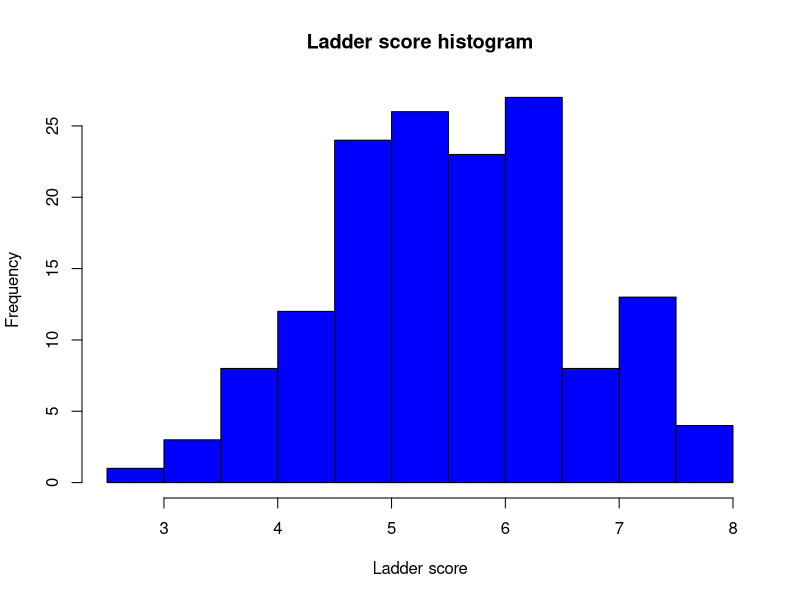
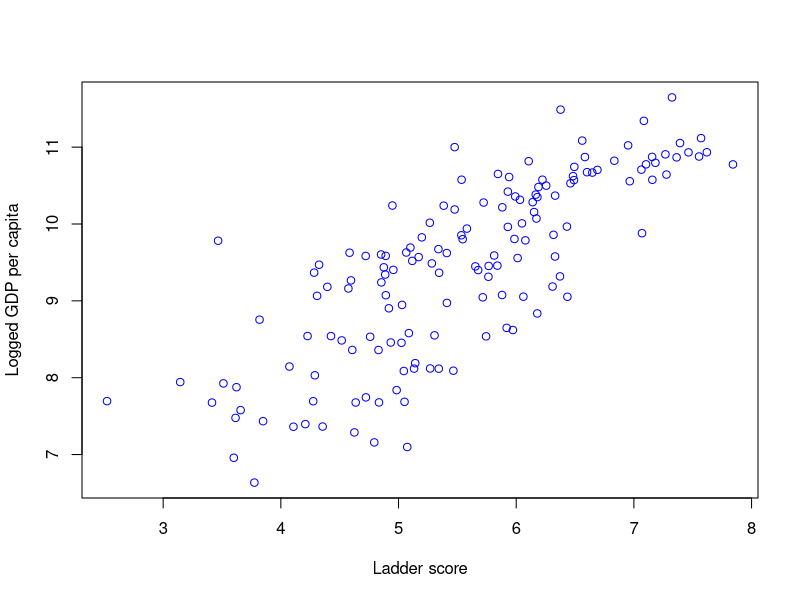
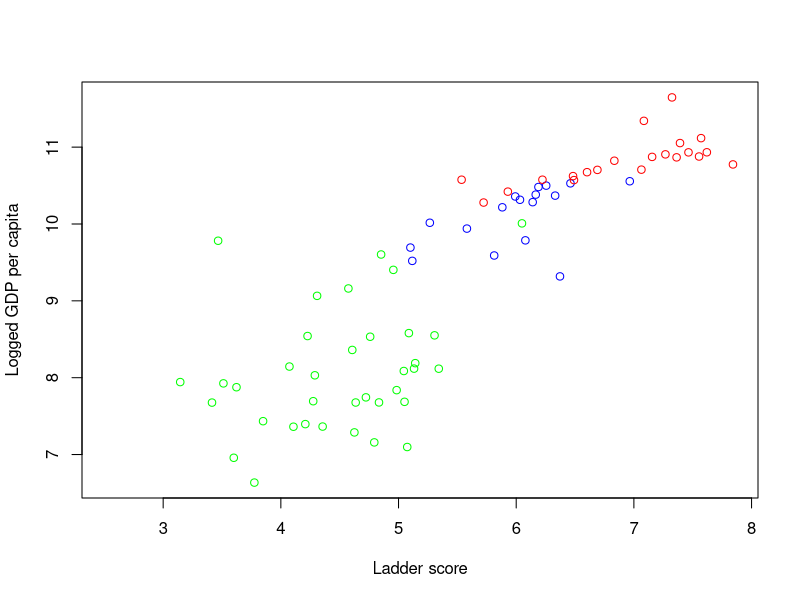
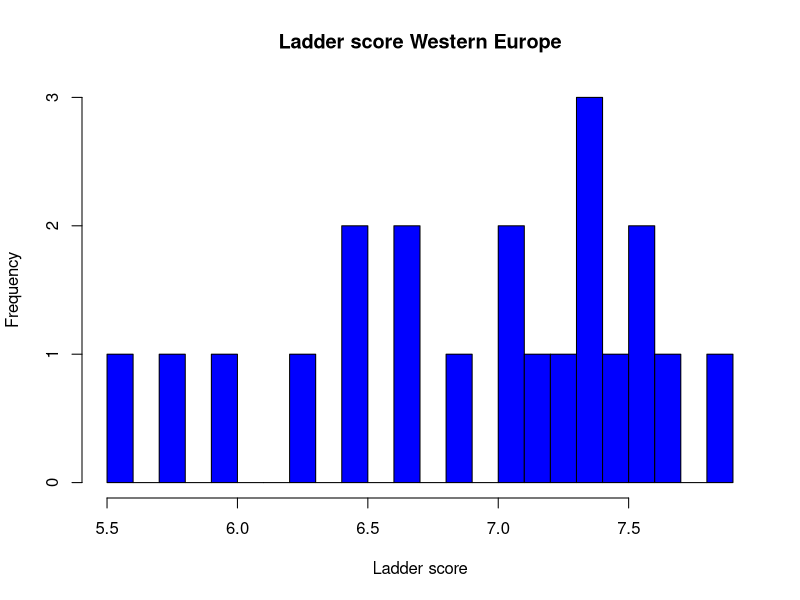
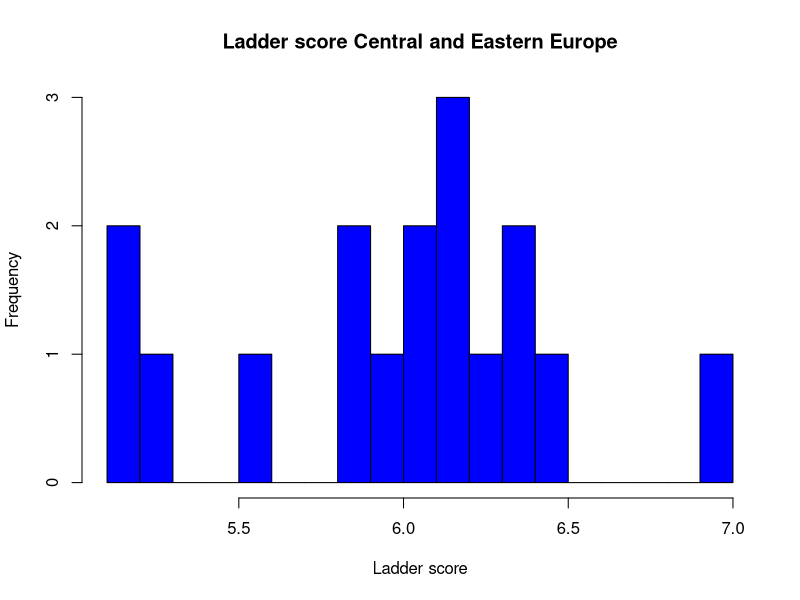
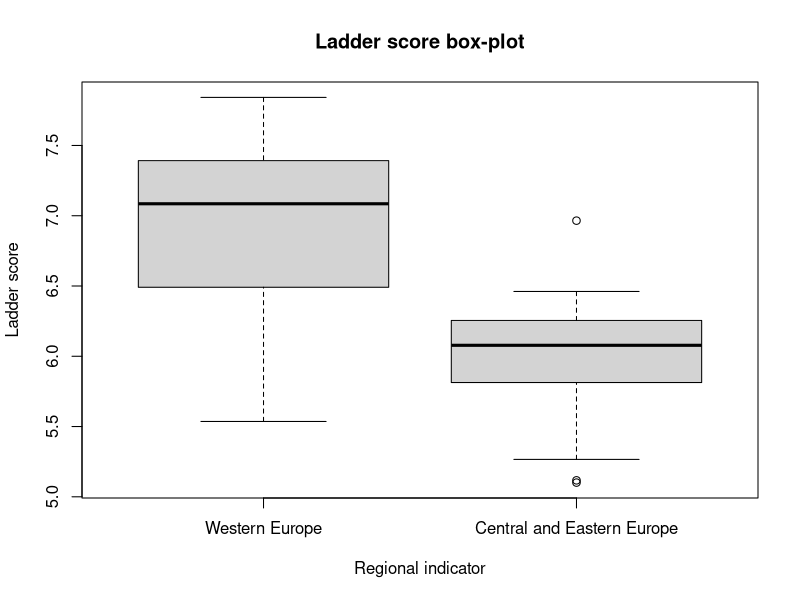

Generate these figures, in order, with R: (Note: this script raises an error after producing the figures.)
## ---- chunk 1
knitr::opts_chunk$set(echo = TRUE)
## ---- chunk 2
# Učitavanje podataka iz csv datoteke:
whr2020 = read.table("WHR_2020.csv", sep = ",")
whr2021 = read.table("WHR_2021.csv", sep = ",")
dim(whr2020)
dim(whr2021)
## ---- chunk 3
colnames(whr2020) <- c("Country name", "Regional indicator", "Ladder score", "Logged GDP per capita", "Social support", "Healthy life expectancy", "Freedom to make life choices", "Generosity", "Perceptions of corruption") 

colnames(whr2021) <- c("Country name", "Regional indicator", "Ladder score", "Logged GDP per capita", "Social support", "Healthy life expectancy", "Freedom to make life choices", "Generosity", "Perceptions of corruption", "Income Gini", "Wealth Gini") 
names(whr2020)
names(whr2021)
## ---- chunk 4
library(tidyverse)

whr2021 %>% group_by(`Regional indicator`) %>% summarise(
          Mean.LadderScore = mean(`Ladder score`),
          Mean.GDP = mean(`Logged GDP per capita`),
          Mean.SocialSupport = mean(`Social support`),
          Mean.LifeExp = mean(`Healthy life expectancy`),
          Mean.Freedom = mean(`Freedom to make life choices`),
          Mean.Generosity = mean(Generosity),
          Mean.Corruption = mean(`Perceptions of corruption`)
           #Mean.IncomeGini = mean(`Income Gini`),
           #Mean.WealthGini = mean(`Wealth Gini`)
            ) -> summary.result1
summary.result1


whr2021 %>% group_by(`Regional indicator`) %>% summarise(
          Med.LadderScore = median(`Ladder score`),
          Med.GDP = median(`Logged GDP per capita`),
          Med.SocialSupport = median(`Social support`),
          Med.LifeExp = median(`Healthy life expectancy`),
          Med.Freedom = median(`Freedom to make life choices`),
          Med.Generosity = median(Generosity),
          Med.Corruption = median(`Perceptions of corruption`)
            ) -> summary.result2
summary.result2
## ---- chunk 5
h = hist(whr2021$`Ladder score`,
         main="Ladder score histogram",
         xlab="Ladder score",
         ylab='Frequency',
         col="blue"
         )
## ---- chunk 6
# Ne razlikujemo vrste regija:
plot(whr2021$`Ladder score`,whr2021$`Logged GDP per capita`,
     col="blue",
     xlab='Ladder score',
     ylab='Logged GDP per capita')

# Razlikujemo vrste regija:
plot(whr2021$`Ladder score`[whr2021$`Regional indicator`=='Central and Eastern Europe'],
     whr2021$`Logged GDP per capita`[whr2021$`Regional indicator`=='Central and Eastern Europe'],
     col='blue',
     xlim=c(min(whr2021$`Ladder score`),max(whr2021$`Ladder score`)),
     ylim=c(min(whr2021$`Logged GDP per capita`),max(whr2021$`Logged GDP per capita`)),
     xlab='Ladder score',
     ylab='Logged GDP per capita')

points(whr2021$`Ladder score`[whr2021$`Regional indicator`=='Western Europe'],
     whr2021$`Logged GDP per capita`[whr2021$`Regional indicator`=='Western Europe'],col='red')
points(whr2021$`Ladder score`[whr2021$`Regional indicator`=='Sub-Saharan Africa'],
     whr2021$`Logged GDP per capita`[whr2021$`Regional indicator`=='Sub-Saharan Africa'],col='green')
## ---- chunk 7
western_europe = whr2021[whr2021$`Regional indicator` == "Western Europe",]
central_eastern_europe = whr2021[whr2021$`Regional indicator` == "Central and Eastern Europe",]
## ---- chunk 8
cat('Prosječan Ladder score zemalja iz Zapadne Europe ', mean(western_europe$`Ladder score`),'\n')
cat('Prosječan Ladder score zemalja iz Srednje i Istočne Europe', mean(central_eastern_europe$`Ladder score`), '\n')
## ---- chunk 9
h = hist(western_europe$`Ladder score`,
         main="Ladder score Western Europe",
         xlab="Ladder score",
         ylab='Frequency',
         col="blue",
         breaks = 20
         )

h = hist(central_eastern_europe$`Ladder score`,
         main="Ladder score Central and Eastern Europe",
         xlab="Ladder score",
         ylab='Frequency',
         col="blue",
         breaks = 20
         )
## ---- chunk 10
boxplot(western_europe$`Ladder score`,central_eastern_europe$`Ladder score`,
        main='Ladder score box-plot',
        ylab='Ladder score', xlab="Regional indicator", names = c("Western Europe", "Central and Eastern Europe"))
## ---- chunk 11
h1 = hist(central_eastern_europe$`Ladder score`,
         plot=FALSE)
h1 = hist(western_europe$`Ladder score`,
         plot=FALSE)
data <- t(cbind(h1$counts,h2$counts))
barplot(data,beside=TRUE, col=c("lightblue", "lightgreen"), xlab="Ladder score", ylab='Frequency',)
legend("topleft",c("Central and Eastern Europe","Western Europe"),fill = c("lightblue","lightgreen"))
## ---- chunk 12
qqnorm(western_europe$`Ladder score`, pch = 1, frame = FALSE,main='Western Europe')
qqline(western_europe$`Ladder score`, col = "steelblue", lwd = 2)

qqnorm(central_eastern_europe$`Ladder score`, pch = 1, frame = FALSE,main='Central and Eastern Europe')
qqline(central_eastern_europe$`Ladder score`, col = "steelblue", lwd = 2)
## ---- chunk 13
ks.test(western_europe$`Ladder score`, "pnorm")
ks.test(central_eastern_europe$`Ladder score`, "pnorm")
## ---- chunk 14
